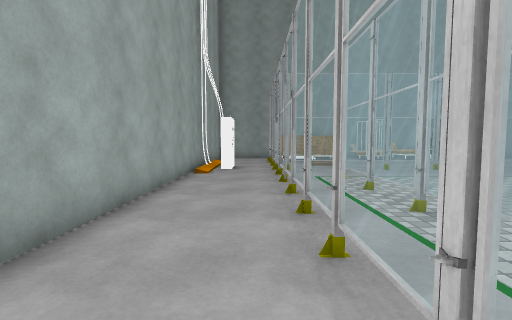
view 1 (above)

18 first-person views from a walk through a Unity game level. The camera is 1.2 m above the floor, tilts 4° down and sees 85° across. Doors are open. The floor is counted in squares, 1 m on a side. Each view is taken from the middle of a square. On the plan, view 1 faces up. The plan holds only what a view shows up to about 13 squares ahead; the rest is blank. The place goes on beyond the plan. The player is left out. Some animated figures are left out. Some surface patterns are stand-ins.

view 2
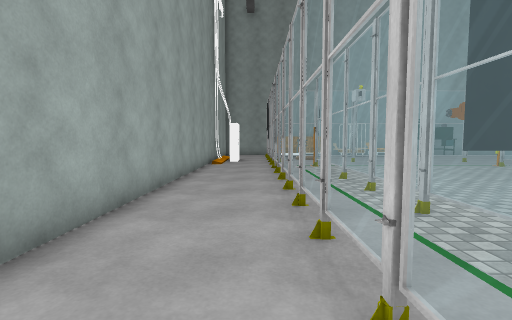

view 3
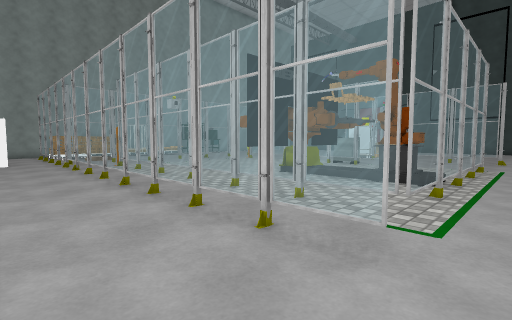

view 4
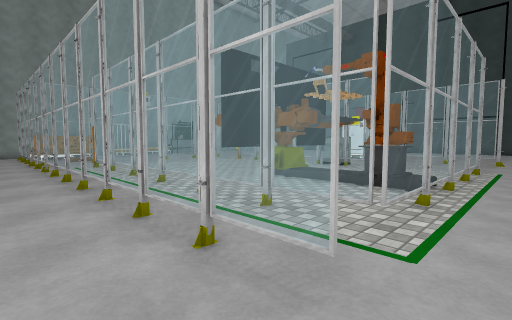

view 5
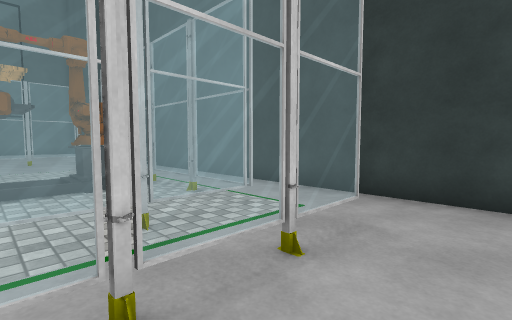

view 6
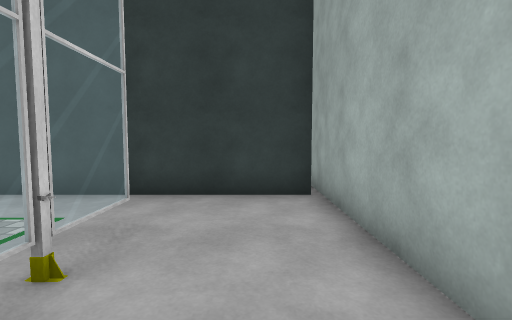

view 7
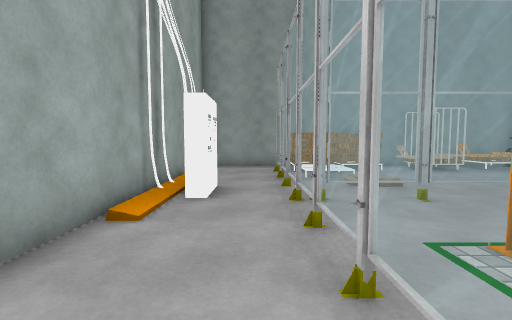

view 8
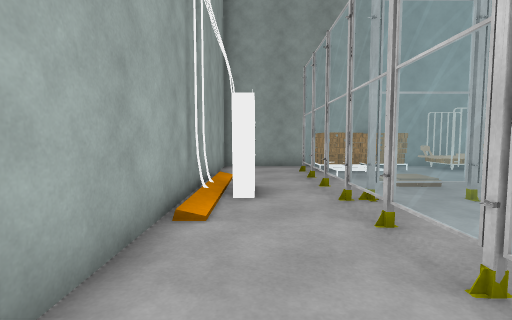

view 9
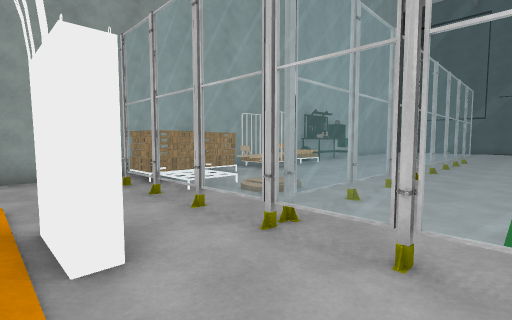

view 10
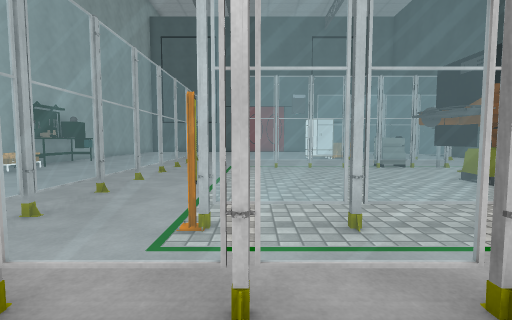

view 11
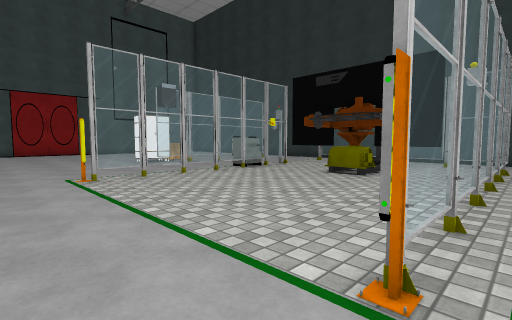

view 12
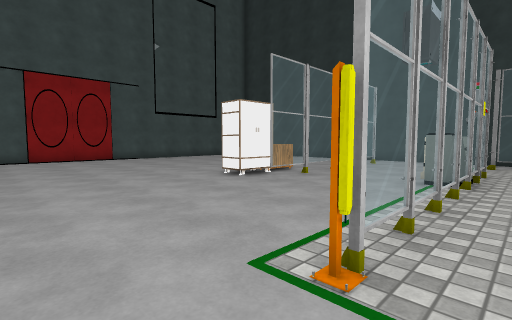

view 13
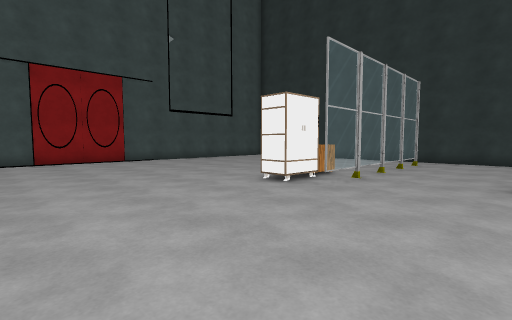

view 14
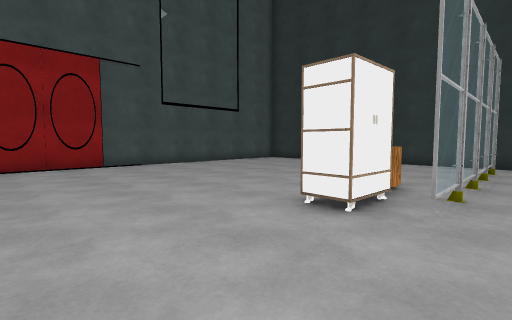

view 15
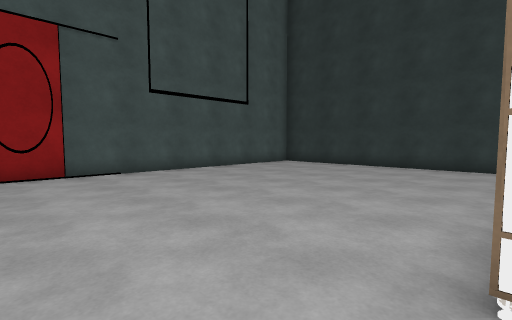

view 16
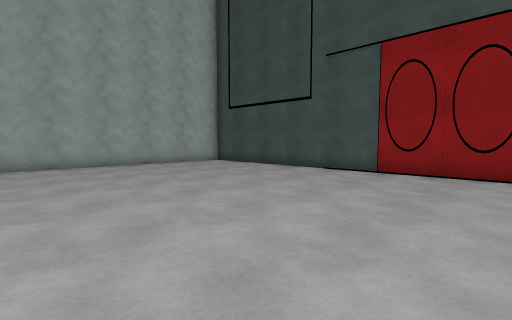

view 17
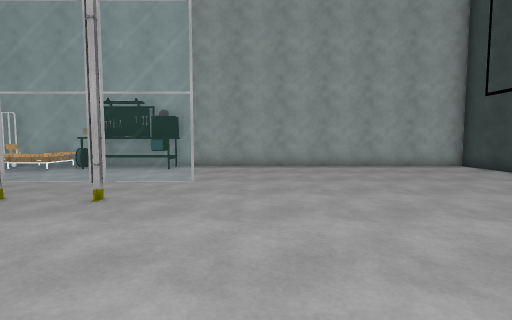

view 18
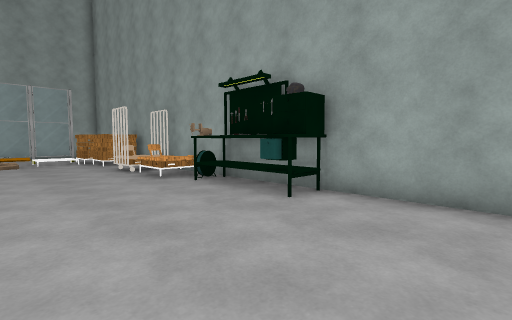

### Floor plan
Key: @ floor where view 1 was taken; # wall or solid block; x gap in a wall; . main floor; : floor 0.25 m higher than the main floor; + floor 0.5 m higher than the main floor; / step, stairs or slope; = window, fence, low wall or low ledge; ^ raised ledge; T thing the floor can be seen under or through; O other object.
Columns run from 3 left of view 1 to 29 right of it. Each row starts with its distance up from view 1.
 19 ######OOO##O#####################
 18 #....OOOOO++OOOOOOO.............#
 17 #...OOOOO//OO...................#
 16 #...=//.........................
 15 #/..#//........................
 14 #:..=.:/.......................
 13 ###.=.//........................#
 12 ###.=================...........#
 11 #:..=...........................#
 10 #/..=...........................#
  9 #...=...........................#
  8 #...#.=.......=.................#
  7 #...=.=.......=.................#
  6 #...=.=.......=.................#
  5 #...=.=.......=.................#
  4 #...=.=.......=....=OO..........#
  3 #...=.=...#...=....=OO..........#
  2 #...=.=.TTT...=^...=.O..........#
  1 #...#.=xT#### =....=............#
  0 #..@=.=. ###..=....=............#
 -1 #...=.=..x. .......=............#
 -2 #...=.=..##  ......=...........
 -3 #...=.=#=TT. ......=..........
 -4 #......===.=#==..............
 -5 #.............. .. .........
 -6 ###### ##########  ########
 -7 #

Positions as (right, up) in squares from view 1, and headings:
1: (0, 0), facing up
2: (0, -4), facing up
3: (-2, -5), facing up-right
4: (-1, -5), facing up-right
5: (-1, 0), facing down-right
6: (-1, 0), facing down
7: (0, 6), facing up
8: (-1, 6), facing up
9: (-2, 9), facing up-right
10: (-1, 8), facing right
11: (2, 11), facing down-right
12: (10, 11), facing down-right
13: (12, 11), facing down-right
14: (15, 9), facing down-right
15: (18, 7), facing down-right
16: (18, 5), facing up-right
17: (19, 6), facing up
18: (19, 13), facing up-left
